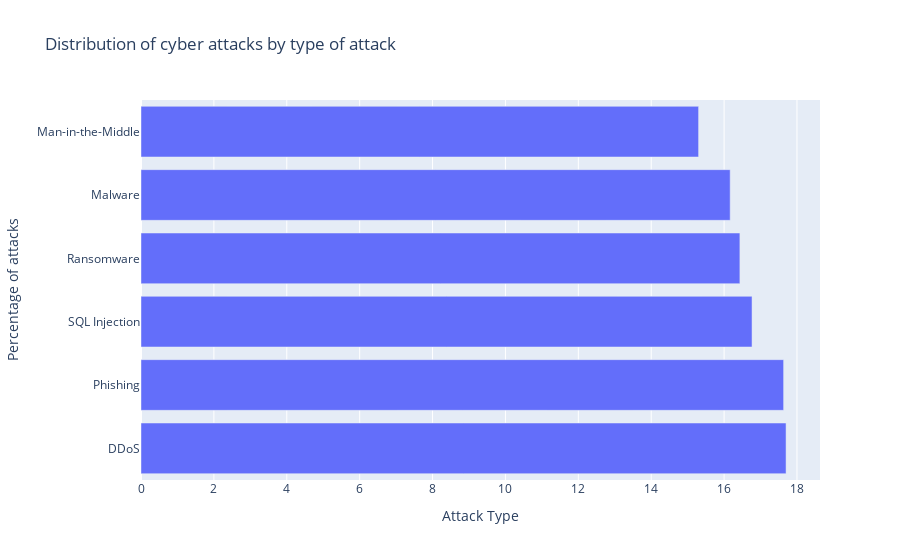

Notebook code cell kept with this figure:
### Code cell
#plotting the distribution of cyber attacks based on the type of attack
fig=px.bar(
    data_frame=Attack_types.sort_values(),
    x=Attack_types.values,
    y=Attack_types.index,
    title="Distribution of cyber attacks by type of attack",
    orientation="h"
)
fig.update_layout(
    xaxis_title="Attack Type",
    yaxis_title="Percentage of attacks")
fig.show();

### Figure 1 — Plotly figure (JSON) as saved in the notebook; plotly's stock layout.template omitted (floating-point values rounded to 4 significant figures)
{"data": [{"alignmentgroup": "True", "hovertemplate": "x=%{x}<br>y=%{y}<extra></extra>", "legendgroup": "", "marker": {"color": "#636efa"}, "name": "", "offsetgroup": "", "orientation": "h", "showlegend": false, "textposition": "auto", "type": "bar", "x": [17.7, 17.63, 16.77, 16.43, 16.17, 15.3], "xaxis": "x", "y": ["DDoS", "Phishing", "SQL Injection", "Ransomware", "Malware", "Man-in-the-Middle"], "yaxis": "y"}], "layout": {"barmode": "relative", "legend": {"tracegroupgap": 0}, "title": {"text": "Distribution of cyber attacks by type of attack"}, "xaxis": {"anchor": "y", "domain": [0, 1], "title": {"text": "Attack Type"}}, "yaxis": {"anchor": "x", "domain": [0, 1], "title": {"text": "Percentage of attacks"}}}}
